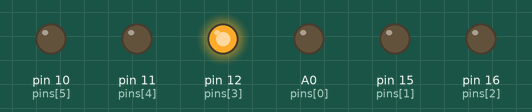
A sketch run on a simulated Arduino Uno, built with avr-gcc and run on an emulated ATmega328P. Shown: output pins drawn as LEDs (lit = HIGH). Random numbers use the default seed unless the sketch sets one.

Above: at 0.05 s.
At 6.0 s:
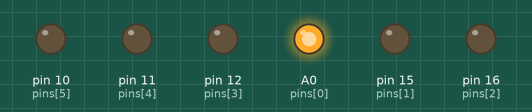
At 11.26 s:
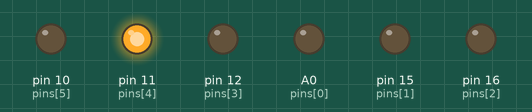
At 16.81 s:
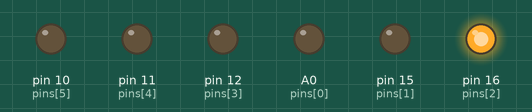
At 23.42 s:
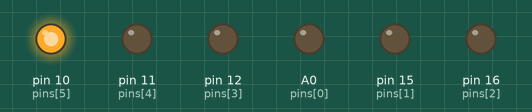
At 39.63 s:
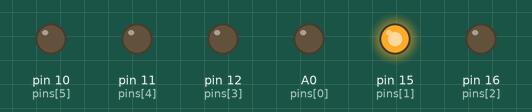
Timing chart, 0 to 40.0 s (numbered marks = the images above):
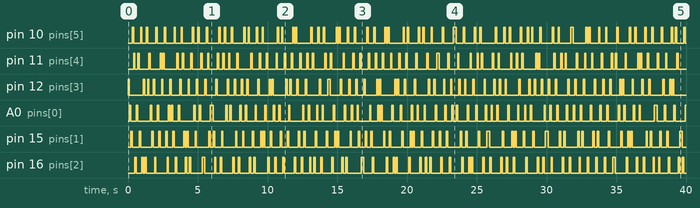

The sketch:

keyboard_clacker.ino
```cpp
int pins[] = {14, 15, 16, 12, 11, 10};

void shufflePins(int arr[], int n) {
  for (int i = n - 1; i > 0; i--) {
    int j = random(i + 1);
    int temp = arr[i];
    arr[i] = arr[j];
    arr[j] = temp;
  }
}

void setup() {
  randomSeed(analogRead(A0));

  for (int i = 0; i < 6; i++) {
    pinMode(pins[i], OUTPUT);
  }
}

void loop() {

  shufflePins(pins, 6);   // reshuffle every loop

  for (int i = 0; i < 6; i++) {
    digitalWrite(pins[i], HIGH);
    delay(100);
    digitalWrite(pins[i], LOW);
  }

}
```

Measured:
- by itself, pin 10 (pins[5]): LOW → HIGH at 0.30 s, → LOW 0.10 s later, → HIGH 0.50 s later, → LOW 0.10 s later, … (130 changes in this stretch)
- by itself, pin 11 (pins[4]): LOW → HIGH at 0.40 s, → LOW 0.10 s later, → HIGH 0.20 s later, → LOW 0.10 s later, … (130 changes in this stretch)
- by itself, pin 12 (pins[3]): LOW → HIGH at 0.00 s, → LOW 0.10 s later, → HIGH 1.0 s later, → LOW 0.10 s later, … (130 changes in this stretch)
- by itself, A0 (pins[0]): LOW → HIGH at 0.10 s, → LOW 0.10 s later, → HIGH 0.40 s later, → LOW 0.10 s later, … (129 changes in this stretch)
- by itself, pin 15 (pins[1]): LOW → HIGH at 0.20 s, → LOW 0.10 s later, → HIGH 0.50 s later, → LOW 0.10 s later, … (128 changes in this stretch)
- by itself, pin 16 (pins[2]): LOW → HIGH at 0.50 s, → LOW 0.10 s later, → HIGH 0.40 s later, → LOW 0.10 s later, … (128 changes in this stretch)
